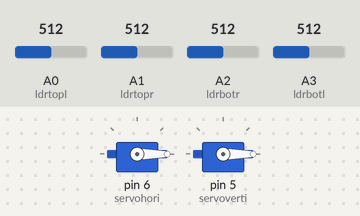
This sketch was run on a simulated Arduino Uno, built with avr-gcc and run on an emulated ATmega328P. On the bench: 2 × servo. The inputs (shaded band) are chosen by the test bench; at power-on: A0 (ldrtopl) = 512, A1 (ldrtopr) = 512, A3 (ldrbotl) = 512, A2 (ldrbotr) = 512.

Above: at 1.7 s.
1.8 s: A0 (ldrtopl) set to 716
At 3.0 s:
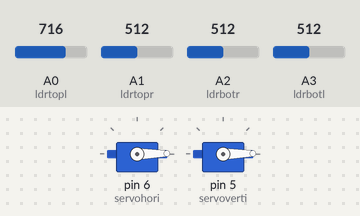
3.3 s: A1 (ldrtopr) set to 716
At 4.3 s:
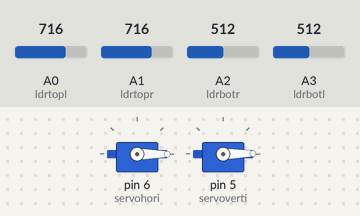
4.8 s: A3 (ldrbotl) set to 992
At 5.4 s:
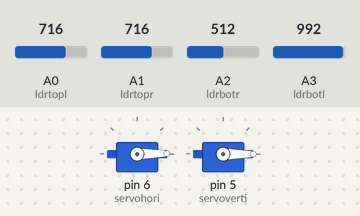
Timing chart, 0 to 7.8 s (numbered marks = the images above; inputs shaded):
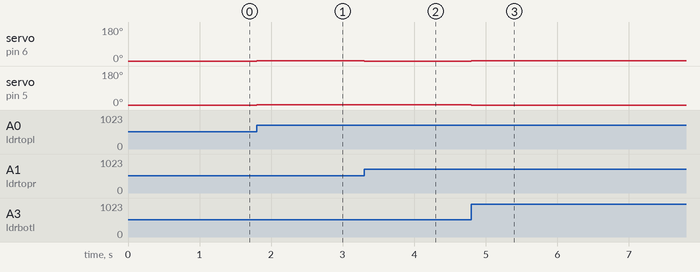

Measured:
- after the input at 1.8 s, servo on pin 6 (servohori), servo on pin 5 (servoverti): 0° → 1° at once
- after the input at 3.3 s, servo on pin 6 (servohori): 1° → 0° at once
- after the input at 4.8 s, servo on pin 6 (servohori): 0° → 1° at once; servo on pin 5 (servoverti): 1° → 0° at once

The sketch:

Solar_Tracker_Movement.ino
```cpp
/*
Code used to control solar panel movement using two arduino unos for
vertical and horizontal movent using input values from LDR sensors.

Done as part of class project for ECEN 459
Aaron Colchado
*/

// Adds Servo library to use with arduino
#include <Servo.h>
//defining Servo Start postion and max and min position
Servo servohori;
int servoh = 0;
int servohLimitHigh = 180;
int servohLimitLow = 0;

Servo servoverti;
int servov = 0;
int servovLimitHigh = 180;
int servovLimitLow = 0;

//Assigning LDRs to input pins
int ldrtopl = 0; //top left LDR Blue/Purple
int ldrtopr = 1; //top right LDR Black/White
int ldrbotl = 3; // bottom left LDR Red/Orange
int ldrbotr = 2; // bottom right LDR Green/Yellow

 void setup ()
 {
  //Sets up output pins to control servo motors and sets them to zero position
  servohori.attach(6);
  servohori.write(0);
  servoverti.attach(5);
  servoverti.write(0);
  delay(500);
 }

void loop()
{

  //Reads in the LDR values from each sensor
  int topl = analogRead(ldrtopl);
  int topr = analogRead(ldrtopr);
  int botl = analogRead(ldrbotl);
  int botr = analogRead(ldrbotr);
  // calculates average light value of each perimeter of Solar Panel
  int avgtop = (topl + topr) / 2; //average of top LDRs
  int avgbot = (botl + botr) / 2; //average of bottom LDRs
  int avgleft = (topl + botl) / 2; //average of left LDRs
  int avgright = (topr + botr) / 2; //average of right LDRs

/*
Vertical Movement of Motor
*/

  //Sets threshhold value for difference between sides before deciding movement
  if ((avgtop - avgbot) > 20)
  {
    //Moves Servo motor 1 degree up per refresh rate while in loop
    servoverti.write(servov +1);

    //Sets condition to keep servo motor at maximum allowed limit
    if (servov > servovLimitHigh)
     {
      servov = servovLimitHigh;
     }
  }
  else if ((avgbot - avgtop) > 20)
  {
    servoverti.write(servov -1);

    if (servov < servovLimitLow)
    {
      servov = servovLimitLow;
    }
  }
  //Maintains motor position if average falls below threshhold
  else
  {
    servoverti.write(servov);
  }

/*
Horizontal Movement of Motor
*/

  if ((avgleft - avgright) > 20)
    {
      servohori.write(servoh +1);
    if (servoh > servohLimitHigh)
    {
    servoh = servohLimitHigh;
    }
  }

  else if ((avgright - avgleft) > 20)
  {
    servohori.write(servoh -1);
    if (servoh < servohLimitLow)
     {
      servoh = servohLimitLow;
     }
  }

  else
  {
    servohori.write(servoh);
  }
}
```
